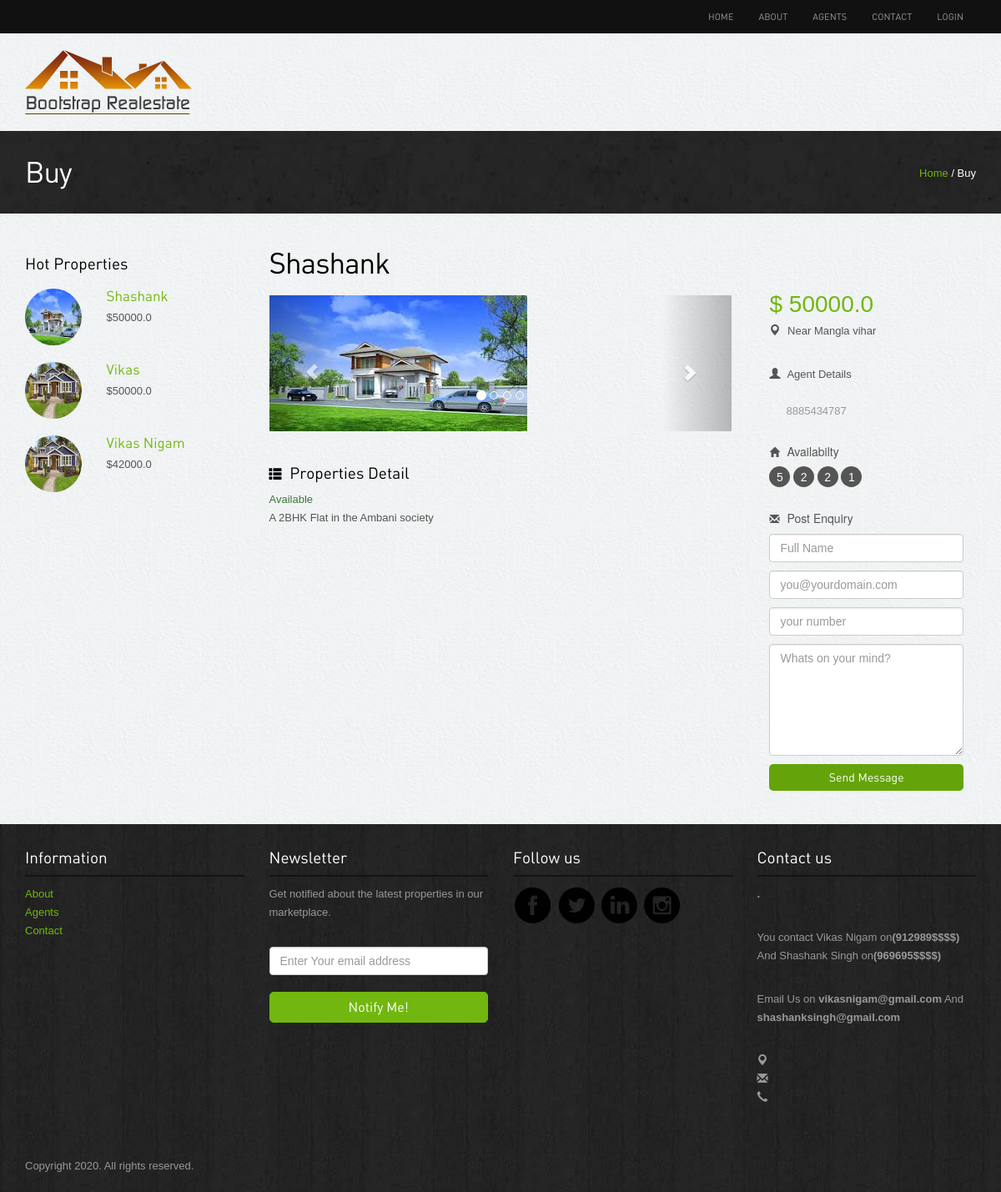
Page /property/detail/1/ on the committed database.
### property/models.py (models this page shows, shortened)
class Property(models.Model) :
    name = models.CharField(max_length=100)
    agent = models.ForeignKey(Agent, on_delete=models.SET_NULL, null=True, verbose_name='Agent')
    price = models.FloatField(verbose_name='Property Price')
    description = models.TextField(verbose_name='Property Details')
    location = models.CharField(max_length=200, verbose_name='Property Location')
    building_type = models.ForeignKey(BuildingType, on_delete=models.SET_NULL, null=True, verbose_name='Property Type')
    sale_type = models.ForeignKey(SaleType, on_delete=models.SET_NULL, null=True, verbose_name='Type of Sale')
    date_added = models.DateField(default=timezone.now, verbose_name='Date Registered')
    bedrooms = models.IntegerField(default=0, verbose_name='Number of Bedrooms')
    kitchens = models.IntegerField(default=0, verbose_name='Number of Kitchens')
    living_rooms = models.IntegerField(default=0, verbose_name='Number of Living Rooms')
    parking = models.IntegerField(default=0, verbose_name='Number of Parking Lots')
    picture_1 = models.ImageField(upload_to="media/property")
    picture_2 = models.ImageField(blank=True, null=True, upload_to="media/property")
    picture_3 = models.ImageField(blank=True, null=True, upload_to="media/property")
    picture_4 = models.ImageField(blank=True, null=True, upload_to="media/property")
    availability = models.BooleanField(default=True)
    class Meta :
        verbose_name_plural = 'Properties'
        ordering =['name', 'price']

### Agent/models.py (models this page shows, shortened)
class Agent(models.Model) :
    telephone = models.IntegerField(verbose_name='Phone Number')
    address = models.CharField(verbose_name='Physical Address', max_length=200, null=True)
    description = models.TextField(verbose_name='Description')
    picture = models.ImageField(verbose_name='Picture', upload_to="agent")
    date_added = models.DateField(default=timezone.now)
    user = models.OneToOneField(User, on_delete=models.CASCADE)

### property/views.py (the view)
# urls.py: path('detail/<int:pk>/', views.PropertyDetailView.as_view(), name='detail'),
class PropertyDetailView(DetailView):
    model = Property
    extra_context = {
        'hot_property_list': hot_properties(4)
    }

### templates/property/property_detail.html (shortened to what this page needs)
{% extends 'base.html' %}
{% load static %}
{% block content %}
<div class="inside-banner">
  <div class="container">
    <span class="pull-right"><a href="#">Home</a> / Buy</span>
    <h2>Buy</h2>
</div>
</div>
<div class="container">
<div class="properties-listing spacer">
<div class="row">
<div class="col-lg-3 col-sm-4 hidden-xs">
<div class="hot-properties hidden-xs">
<h4>Hot Properties</h4>
    {% for property in hot_property_list %}
        <div class="row">
            <div class="col-lg-4 col-sm-5">
                <img src="{{ MEDIA_URL }}{{ property.picture_1 }}" class="img-responsive img-circle" alt="{{ property.name }}"/>
            </div>
            <div class="col-lg-8 col-sm-7">
                <h5><a href="{% url 'property:detail' property.id %}">{{ property.name }}</a></h5>
                <p class="price">${{ property.price }}</p>
            </div>
        </div>
    {% endfor %}
</div>
</div>
<div class="col-lg-9 col-sm-8 ">
<h2>{{ property.name }}</h2>
<div class="row">
  <div class="col-lg-8">
  <div class="property-images">
<div id="myCarousel" class="carousel slide" data-ride="carousel">
      <ol class="carousel-indicators hidden-xs">
        <li data-target="#myCarousel" data-slide-to="0" class="active"></li>
        <li data-target="#myCarousel" data-slide-to="1" class=""></li>
        <li data-target="#myCarousel" data-slide-to="2" class=""></li>
        <li data-target="#myCarousel" data-slide-to="3" class=""></li>
      </ol>
      <div class="carousel-inner">
        <div class="item active">
          <img src="{{ MEDIA_URL }}{{ property.picture_1 }}" class="properties" alt="{{ property.name }}" />
        </div>
      </div>
      <a class="left carousel-control" href="#myCarousel" data-slide="prev"><span class="glyphicon glyphicon-chevron-left"></span></a>
      <a class="right carousel-control" href="#myCarousel" data-slide="next"><span class="glyphicon glyphicon-chevron-right"></span></a>
    </div>
  </div>
  <div class="spacer">
      <h4> <span class="glyphicon glyphicon-th-list"></span> Properties Detail </h4>
      {% if property.availability %}
          <span class="text-success">Available</span>
      {% else %}
          <span class="text-warning">{{ property.sale_type }} Out</span>
      {% endif %}
      <p> {{ property.description }} </p>
  </div>
  </div>
  <div class="col-lg-4">
  <div class="col-lg-12  col-sm-6">
    <div class="property-info">
        <p class="price">
            $ {{ property.price }}
        </p>
        <p class="area"><span class="glyphicon glyphicon-map-marker"></span> {{ property.location }}</p>
        <div class="profile">
            <span class="glyphicon glyphicon-user"></span> Agent Details
            <p>{{ property.agent.user.get_full_name }}<br>{{ property.agent.telephone }}</p>
        </div>
    </div>
    <h6><span class="glyphicon glyphicon-home"></span> Availabilty</h6>
    <div class="listing-detail">
    <span data-toggle="tooltip" data-placement="bottom" data-original-title="Bed Room">5</span> <span data-toggle="tooltip" data-placement="bottom" data-original-title="Living Room">2</span> <span data-toggle="tooltip" data-placement="bottom" data-original-title="Parking">2</span> <span data-toggle="tooltip" data-placement="bottom" data-original-title="Kitchen">1</span> </div>
  </div>
<div class="col-lg-12 col-sm-6 ">
<div class="enquiry">
  <h6><span class="glyphicon glyphicon-envelope"></span> Post Enquiry</h6>
  <form role="form" action="{% url 'property:enquiry_new' %}" method="post">
      <input type="text" class="form-control" placeholder="Full Name" name="name" required=""/>
      <input type="email" class="form-control" placeholder="you@yourdomain.com" name="email" required=""/>
      <input type="text" class="form-control" placeholder="your number" name="telephone" required=""/>
      <textarea rows="6" class="form-control" placeholder="Whats on your mind?" name="message" required=""></textarea>
      <button type="submit" class="btn btn-primary" name="Submit">Send Message</button>
      </form>
 </div>
</div>
  </div>
</div>
</div>
</div>
</div>
</div>
{% endblock %}

### templates/base.html (shortened to what this page needs)
{% load static %}
<!DOCTYPE html>
<html lang="en">
<head>
 	<link rel="stylesheet" href="{% static '/' %}assets/bootstrap/css/bootstrap.css" />
    <link rel="stylesheet" href="{% static '/' %}assets/style.css"/>
    <link rel="stylesheet" href="{% static '/' %}assets/owl-carousel/owl.carousel.css">
    <link rel="stylesheet" href="{% static '/' %}assets/owl-carousel/owl.theme.css">
    <link rel="stylesheet" type="text/css" href="{% static '/' %}assets/slitslider/css/style.css" />
    <link rel="stylesheet" type="text/css" href="{% static '/' %}assets/slitslider/css/custom.css" />
</head>
<body>
<div class="navbar-wrapper">
        <div class="navbar-inverse" role="navigation">
          <div class="container">
            <div class="navbar-collapse  collapse">
              <ul class="nav navbar-nav navbar-right">
               <li><a href="{% url 'index_page' %}">Home</a></li>
                <li><a href="{% url 'about_page' %}">About</a></li>
                <li><a href="{% url 'agent:agent_page' %}">Agents</a></li>
                  <li><a href="{% url 'contact:contact_page' %}">Contact</a></li>
                  {% if request.user.is_authenticated %}
                      <li> <a href="{% url 'logout' %}">{{ request.user.get_full_name }} Logout</a> </li>
                  {% else %}
                      <li> <a href="{% url 'login' %}">Login</a> </li>
                  {% endif %}
              </ul>
            </div>
          </div>
        </div>
    </div>
<div class="container">
<div class="header">
<a href="{% url 'index_page' %}"><img src="{% static '/' %}images/logo.png" alt="{{ custom_site_name }}"></a>
</div>
</div>
{% block content %}
{% endblock %}
<div class="footer">
<div class="container">
<div class="row">
            <div class="col-lg-3 col-sm-3">
                   <h4>Information</h4>
                   <ul class="row">
                <li class="col-lg-12 col-sm-12 col-xs-3"><a href="{% url 'about_page' %}">About</a></li>
                <li class="col-lg-12 col-sm-12 col-xs-3"><a href="{% url 'agent:agent_page' %}">Agents</a></li>
                <li class="col-lg-12 col-sm-12 col-xs-3"><a href="{% url 'contact:contact_page' %}">Contact</a></li>
              </ul>
            </div>
            <div class="col-lg-3 col-sm-3">
                    <h4>Newsletter</h4>
                    <p>Get notified about the latest properties in our marketplace.</p>
                    <form class="form-inline" role="form">
                            <input type="text" placeholder="Enter Your email address" class="form-control">
                                <button class="btn btn-success" type="button">Notify Me!</button></form>
            </div>
            <div class="col-lg-3 col-sm-3">
                    <h4>Follow us</h4>
                    <a href="#"><img src="{% static '/' %}images/facebook.png" alt="facebook"></a>
                    <a href="#"><img src="{% static '/' %}images/twitter.png" alt="twitter"></a>
                    <a href="#"><img src="{% static '/' %}images/linkedin.png" alt="linkedin"></a>
                    <a href="#"><img src="{% static '/' %}images/instagram.png" alt="instagram"></a>
            </div>
             <div class="col-lg-3 col-sm-3">
                    <h4>Contact us</h4>
                    <p><b>{{ custom_site_name }}.</b><br>
                 <p> You contact Vikas Nigam on<b>(912989$$$$)</b> And Shashank Singh on<b>(969695$$$$)</b></p>
                 <p> Email Us on <b>vikasnigam@gmail.com</b> And <b>shashanksingh@gmail.com</b></p>
                    <span class="glyphicon glyphicon-map-marker"></span> {{ custom_site_address }} <br>
                    <span class="glyphicon glyphicon-envelope"></span>  {{ custom_site_email }} <br>
                    <span class="glyphicon glyphicon-earphone"></span> {{ custom_site_telephone }}</p>
            </div>
        </div>
<p class="copyright">Copyright 2020. All rights reserved.	</p>
</div></div>
</body>
</html>

### static/assets/style.css (style rules this page uses)
body { color:#555; font:normal 13px/22px Arial; background:url(../images/bgmain.png) #eee; }
h1,h2,h3,h4,h5 { font-weight:normal; font-family: din;margin: 0;padding: 0;color: #000 }
h2 { font-size: 35px; letter-spacing: -1px;margin-bottom: 20px; }
h4 { margin: 10px 0; font-size: 19px; }
h5 { margin: 0 0 5px 0; font-size: 17px; }
h6 { margin: 0 0 10px 0; font-size: 14px; }
h4 span { margin-right: 5px; font-size: 15px; }
h6 span { margin-right: 5px; font-size: 12px; }
p { margin-bottom: 30px; }
a { color:#72b70f; text-decoration:none;outline: none; }
.spacer { margin-top: 40px;margin-bottom:40px; }
select,input { outline: 0; margin-bottom: 20px; }
.btn { border-radius: 5px; font-family: din; outline: none; }
.btn-success { background: #72b70f;border:1px solid #72b70f;padding:6px 20px; font-size:16px; width: 100%; }
.btn-primary { background: #64a30a;border:none;width: 100%;border-radius: 20px; }
.header { padding: 20px 0; }
.navbar-inverse { background-color: #111; }
.navbar-inverse .navbar-nav > li > a { font-size: 11px;padding-top: 10px;padding-bottom: 10px;font-family: din;text-transform: uppercase; }
.listing-detail { margin-bottom: 30px; }
.listing-detail span { color: #fff; width: 25px; height: 25px; background-color: #555;display: inline-block;border-radius:25px; text-align: center;line-height: 26px; font-size: 14px;cursor: crosshair; }
.inside-banner { background:url(../images/bginside.jpg) #222;color: #fff; padding: 30px 0; }
.inside-banner h2 { margin: 0; color: #fff; }
.inside-banner span { margin-top: 10px; }
.hot-properties { margin-bottom: 50px; }
.hot-properties img { width: 68px; height: 68px; }
.hot-properties h4 { margin-bottom: 20px; }
.hot-properties .row { margin-bottom: 20px; }
.hot-properties .row p { margin-bottom: 5px; }
.property-info { margin:0 0 30px 0; }
.property-info span { margin-right: 5px; }
.property-info p { margin-bottom:10px; }
.property-info p.price { font-size: 28px;color: #72b70f;padding:0;border-radius: 5px; }
.property-info .profile { margin-top: 30px; }
.property-info .profile p { padding-left: 20px; color: #999; }
.enquiry input,.enquiry textarea { margin-bottom: 10px; }
.enquiry button { border-radius: 5px; }
.footer { background:url(../images/bg.jpg) #222; padding: 20px 0; color: #999; }
.footer h4 { color: #fff;border-bottom: 2px solid #131313;margin-bottom: 10px;padding-bottom: 10px; }
.footer ul { list-style: none;padding: 0; }
.footer p.copyright { margin: 30px 0 0 0; }

### rows in the picture
Property: picture_1 (picture), name "Shashank", price "50000.0", description "A 2BHK Flat in the Ambani society", location "Near Mangla vihar", agent.telephone "8885434787"
Property: picture_1 (picture), name "Vikas", price "50000.0"
Property: picture_1 (picture), name "Vikas Nigam", price "42000.0"
